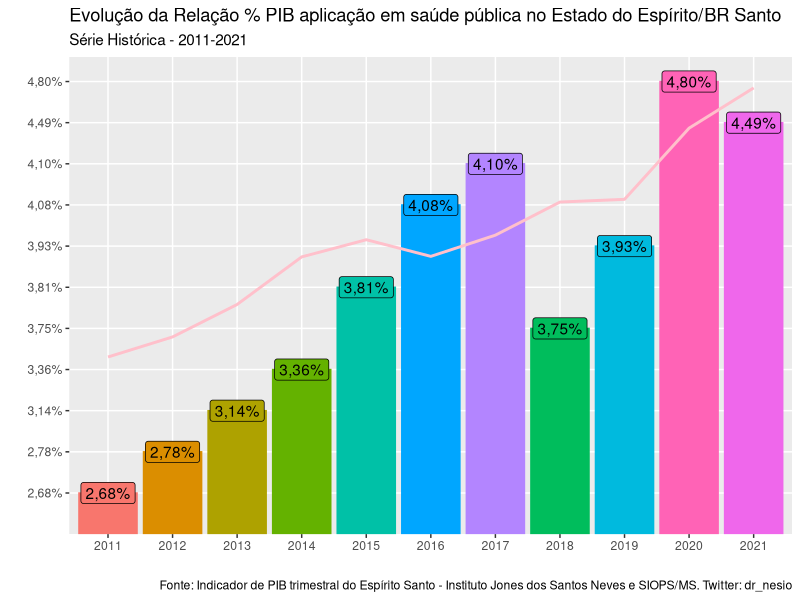
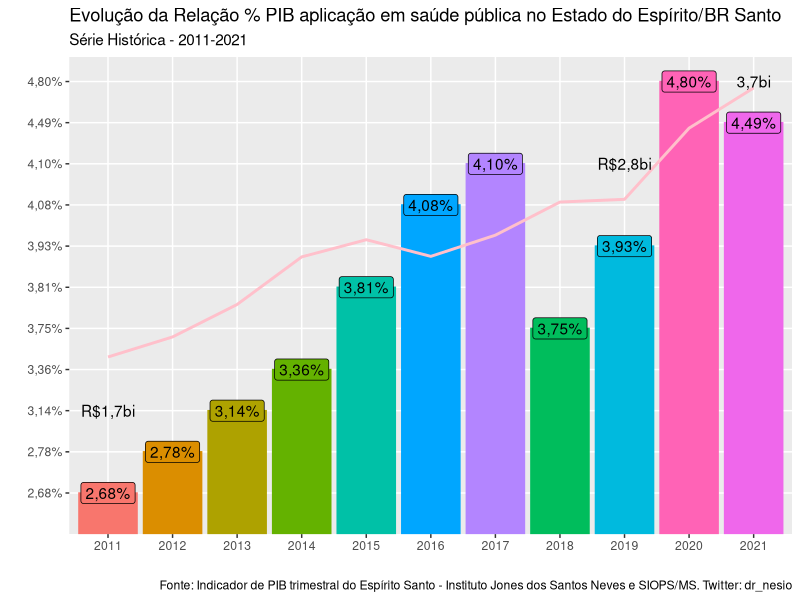

R code for these plots, in order:
require(ggplot2)

data_pib <- data.frame(read.csv2('PIB_SAUDE_ES.csv'))

pib <- ggplot(
  data_pib,
  aes(
    as.factor(ANO),
    PIB_ASPS_T,
    group = 1,
    label = PIB_ASPS_T,
    col = PIB_ASPS_T,
    fill = PIB_ASPS_T
  )
) +
  
  geom_col() +
  geom_label(col = 'black') +
  labs(
    title = 'Evolução da Relação % PIB aplicação em saúde pública no Estado do Espírito/BR Santo',
    subtitle = 'Série Histórica - 2011-2021',
    y = '',
    x = '',
    caption = 'Fonte: Indicador de PIB trimestral do Espírito Santo - Instituto Jones dos Santos Neves e SIOPS/MS. Twitter: dr_nesio'
  ) +
  theme_update() +
  theme(legend.position = "none") +
  geom_line(aes(y = c(ASPS_ES_EE / 350000000)), size = 1, col = 'pink')

pib

pib + annotate("text",
           x = c("2011","2019","2021"),
           y = c("3,14%","4,10%","4,80%"),
           label = c("R$1,7bi","R$2,8bi","3,7bi")
         )
